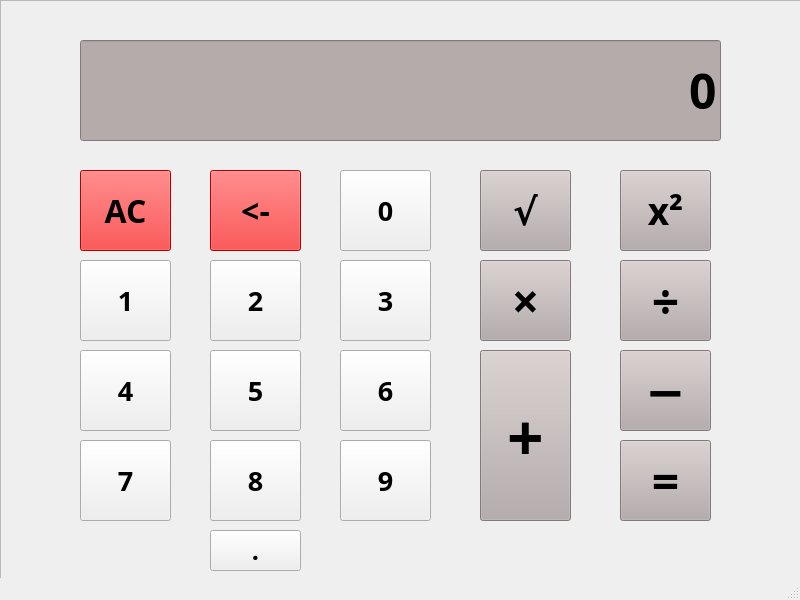
<?xml version="1.0" encoding="UTF-8"?>
<ui version="4.0">
 <class>MainWindow</class>
 <widget class="QMainWindow" name="MainWindow">
  <property name="geometry">
   <rect>
    <x>0</x>
    <y>0</y>
    <width>800</width>
    <height>600</height>
   </rect>
  </property>
  <property name="windowTitle">
   <string>MainWindow</string>
  </property>
  <widget class="QWidget" name="centralwidget">
   <widget class="QFrame" name="frame">
    <property name="geometry">
     <rect>
      <x>0</x>
      <y>0</y>
      <width>801</width>
      <height>591</height>
     </rect>
    </property>
    <property name="layoutDirection">
     <enum>Qt::LayoutDirection::LeftToRight</enum>
    </property>
    <property name="frameShape">
     <enum>QFrame::Shape::StyledPanel</enum>
    </property>
    <property name="frameShadow">
     <enum>QFrame::Shadow::Raised</enum>
    </property>
    <widget class="QLineEdit" name="Display">
     <property name="geometry">
      <rect>
       <x>80</x>
       <y>40</y>
       <width>641</width>
       <height>101</height>
      </rect>
     </property>
     <property name="palette">
      <palette>
       <active>
        <colorrole role="Button">
         <brush brushstyle="SolidPattern">
          <color alpha="255">
           <red>182</red>
           <green>171</green>
           <blue>171</blue>
          </color>
         </brush>
        </colorrole>
        <colorrole role="Base">
         <brush brushstyle="SolidPattern">
          <color alpha="255">
           <red>182</red>
           <green>171</green>
           <blue>171</blue>
          </color>
         </brush>
        </colorrole>
        <colorrole role="Window">
         <brush brushstyle="SolidPattern">
          <color alpha="255">
           <red>182</red>
           <green>171</green>
           <blue>171</blue>
          </color>
         </brush>
        </colorrole>
       </active>
       <inactive>
        <colorrole role="Button">
         <brush brushstyle="SolidPattern">
          <color alpha="255">
           <red>182</red>
           <green>171</green>
           <blue>171</blue>
          </color>
         </brush>
        </colorrole>
        <colorrole role="Base">
         <brush brushstyle="SolidPattern">
          <color alpha="255">
           <red>182</red>
           <green>171</green>
           <blue>171</blue>
          </color>
         </brush>
        </colorrole>
        <colorrole role="Window">
         <brush brushstyle="SolidPattern">
          <color alpha="255">
           <red>182</red>
           <green>171</green>
           <blue>171</blue>
          </color>
         </brush>
        </colorrole>
       </inactive>
       <disabled>
        <colorrole role="Button">
         <brush brushstyle="SolidPattern">
          <color alpha="255">
           <red>182</red>
           <green>171</green>
           <blue>171</blue>
          </color>
         </brush>
        </colorrole>
        <colorrole role="Base">
         <brush brushstyle="SolidPattern">
          <color alpha="255">
           <red>182</red>
           <green>171</green>
           <blue>171</blue>
          </color>
         </brush>
        </colorrole>
        <colorrole role="Window">
         <brush brushstyle="SolidPattern">
          <color alpha="255">
           <red>182</red>
           <green>171</green>
           <blue>171</blue>
          </color>
         </brush>
        </colorrole>
       </disabled>
      </palette>
     </property>
     <property name="font">
      <font>
       <family>Segoe UI Semibold</family>
       <pointsize>36</pointsize>
       <bold>true</bold>
      </font>
     </property>
     <property name="layoutDirection">
      <enum>Qt::LayoutDirection::RightToLeft</enum>
     </property>
     <property name="styleSheet">
      <string notr="true">background-color: rgb(182, 171, 171)</string>
     </property>
     <property name="text">
      <string>0</string>
     </property>
     <property name="alignment">
      <set>Qt::AlignmentFlag::AlignRight|Qt::AlignmentFlag::AlignTrailing|Qt::AlignmentFlag::AlignVCenter</set>
     </property>
     <property name="readOnly">
      <bool>true</bool>
     </property>
    </widget>
    <widget class="QPushButton" name="NumberOne">
     <property name="geometry">
      <rect>
       <x>80</x>
       <y>260</y>
       <width>91</width>
       <height>81</height>
      </rect>
     </property>
     <property name="font">
      <font>
       <family>Segoe UI Black</family>
       <pointsize>20</pointsize>
       <bold>true</bold>
      </font>
     </property>
     <property name="text">
      <string>1</string>
     </property>
     <property name="iconSize">
      <size>
       <width>20</width>
       <height>20</height>
      </size>
     </property>
    </widget>
    <widget class="QPushButton" name="NumberTwo">
     <property name="geometry">
      <rect>
       <x>210</x>
       <y>260</y>
       <width>91</width>
       <height>81</height>
      </rect>
     </property>
     <property name="font">
      <font>
       <family>Segoe UI Black</family>
       <pointsize>20</pointsize>
       <bold>true</bold>
      </font>
     </property>
     <property name="text">
      <string>2</string>
     </property>
     <property name="iconSize">
      <size>
       <width>20</width>
       <height>20</height>
      </size>
     </property>
    </widget>
    <widget class="QPushButton" name="NumberThree">
     <property name="geometry">
      <rect>
       <x>340</x>
       <y>260</y>
       <width>91</width>
       <height>81</height>
      </rect>
     </property>
     <property name="font">
      <font>
       <family>Segoe UI Black</family>
       <pointsize>20</pointsize>
       <bold>true</bold>
      </font>
     </property>
     <property name="text">
      <string>3</string>
     </property>
     <property name="iconSize">
      <size>
       <width>20</width>
       <height>20</height>
      </size>
     </property>
    </widget>
    <widget class="QPushButton" name="NumberFour">
     <property name="geometry">
      <rect>
       <x>80</x>
       <y>350</y>
       <width>91</width>
       <height>81</height>
      </rect>
     </property>
     <property name="font">
      <font>
       <family>Segoe UI Black</family>
       <pointsize>20</pointsize>
       <bold>true</bold>
      </font>
     </property>
     <property name="text">
      <string>4</string>
     </property>
     <property name="iconSize">
      <size>
       <width>20</width>
       <height>20</height>
      </size>
     </property>
    </widget>
    <widget class="QPushButton" name="NumberFive">
     <property name="geometry">
      <rect>
       <x>210</x>
       <y>350</y>
       <width>91</width>
       <height>81</height>
      </rect>
     </property>
     <property name="font">
      <font>
       <family>Segoe UI Black</family>
       <pointsize>20</pointsize>
       <bold>true</bold>
      </font>
     </property>
     <property name="text">
      <string>5</string>
     </property>
     <property name="iconSize">
      <size>
       <width>20</width>
       <height>20</height>
      </size>
     </property>
    </widget>
    <widget class="QPushButton" name="NumberSix">
     <property name="geometry">
      <rect>
       <x>340</x>
       <y>350</y>
       <width>91</width>
       <height>81</height>
      </rect>
     </property>
     <property name="font">
      <font>
       <family>Segoe UI Black</family>
       <pointsize>20</pointsize>
       <bold>true</bold>
      </font>
     </property>
     <property name="text">
      <string>6</string>
     </property>
     <property name="iconSize">
      <size>
       <width>20</width>
       <height>20</height>
      </size>
     </property>
    </widget>
    <widget class="QPushButton" name="NumberSeven">
     <property name="geometry">
      <rect>
       <x>80</x>
       <y>440</y>
       <width>91</width>
       <height>81</height>
      </rect>
     </property>
     <property name="font">
      <font>
       <family>Segoe UI Black</family>
       <pointsize>20</pointsize>
       <bold>true</bold>
      </font>
     </property>
     <property name="text">
      <string>7</string>
     </property>
     <property name="iconSize">
      <size>
       <width>20</width>
       <height>20</height>
      </size>
     </property>
    </widget>
    <widget class="QPushButton" name="NumberEight">
     <property name="geometry">
      <rect>
       <x>210</x>
       <y>440</y>
       <width>91</width>
       <height>81</height>
      </rect>
     </property>
     <property name="font">
      <font>
       <family>Segoe UI Black</family>
       <pointsize>20</pointsize>
       <bold>true</bold>
      </font>
     </property>
     <property name="text">
      <string>8</string>
     </property>
     <property name="iconSize">
      <size>
       <width>20</width>
       <height>20</height>
      </size>
     </property>
    </widget>
    <widget class="QPushButton" name="NumberNine">
     <property name="geometry">
      <rect>
       <x>340</x>
       <y>440</y>
       <width>91</width>
       <height>81</height>
      </rect>
     </property>
     <property name="font">
      <font>
       <family>Segoe UI Black</family>
       <pointsize>20</pointsize>
       <bold>true</bold>
      </font>
     </property>
     <property name="text">
      <string>9</string>
     </property>
     <property name="iconSize">
      <size>
       <width>20</width>
       <height>20</height>
      </size>
     </property>
    </widget>
    <widget class="QPushButton" name="Plus">
     <property name="geometry">
      <rect>
       <x>480</x>
       <y>350</y>
       <width>91</width>
       <height>171</height>
      </rect>
     </property>
     <property name="font">
      <font>
       <family>Segoe UI Semibold</family>
       <pointsize>48</pointsize>
       <bold>true</bold>
      </font>
     </property>
     <property name="styleSheet">
      <string notr="true">background-color: rgb(182, 171, 171)</string>
     </property>
     <property name="text">
      <string>+</string>
     </property>
     <property name="iconSize">
      <size>
       <width>20</width>
       <height>20</height>
      </size>
     </property>
    </widget>
    <widget class="QPushButton" name="Multiply">
     <property name="geometry">
      <rect>
       <x>480</x>
       <y>260</y>
       <width>91</width>
       <height>81</height>
      </rect>
     </property>
     <property name="font">
      <font>
       <family>Segoe UI Semibold</family>
       <pointsize>36</pointsize>
       <bold>true</bold>
      </font>
     </property>
     <property name="styleSheet">
      <string notr="true">background-color: rgb(182, 171, 171)</string>
     </property>
     <property name="text">
      <string>×</string>
     </property>
     <property name="iconSize">
      <size>
       <width>20</width>
       <height>20</height>
      </size>
     </property>
    </widget>
    <widget class="QPushButton" name="Equals">
     <property name="geometry">
      <rect>
       <x>620</x>
       <y>440</y>
       <width>91</width>
       <height>81</height>
      </rect>
     </property>
     <property name="font">
      <font>
       <family>Segoe UI Semibold</family>
       <pointsize>36</pointsize>
       <bold>true</bold>
      </font>
     </property>
     <property name="styleSheet">
      <string notr="true">background-color: rgb(182, 171, 171)</string>
     </property>
     <property name="text">
      <string>=</string>
     </property>
     <property name="iconSize">
      <size>
       <width>20</width>
       <height>20</height>
      </size>
     </property>
    </widget>
    <widget class="QPushButton" name="Minus">
     <property name="geometry">
      <rect>
       <x>620</x>
       <y>350</y>
       <width>91</width>
       <height>81</height>
      </rect>
     </property>
     <property name="font">
      <font>
       <family>Segoe UI Semibold</family>
       <pointsize>36</pointsize>
       <bold>true</bold>
      </font>
     </property>
     <property name="styleSheet">
      <string notr="true">background-color: rgb(182, 171, 171)</string>
     </property>
     <property name="text">
      <string>−</string>
     </property>
     <property name="iconSize">
      <size>
       <width>20</width>
       <height>20</height>
      </size>
     </property>
    </widget>
    <widget class="QPushButton" name="Divide">
     <property name="geometry">
      <rect>
       <x>620</x>
       <y>260</y>
       <width>91</width>
       <height>81</height>
      </rect>
     </property>
     <property name="font">
      <font>
       <family>Segoe UI Semibold</family>
       <pointsize>36</pointsize>
       <bold>true</bold>
      </font>
     </property>
     <property name="styleSheet">
      <string notr="true">background-color: rgb(182, 171, 171)</string>
     </property>
     <property name="text">
      <string>÷</string>
     </property>
     <property name="iconSize">
      <size>
       <width>20</width>
       <height>20</height>
      </size>
     </property>
    </widget>
    <widget class="QPushButton" name="Reset">
     <property name="geometry">
      <rect>
       <x>80</x>
       <y>170</y>
       <width>91</width>
       <height>81</height>
      </rect>
     </property>
     <property name="font">
      <font>
       <family>Segoe UI Semibold</family>
       <pointsize>24</pointsize>
       <bold>true</bold>
      </font>
     </property>
     <property name="styleSheet">
      <string notr="true">background-color: rgb(255, 0, 0)</string>
     </property>
     <property name="text">
      <string>AC</string>
     </property>
     <property name="iconSize">
      <size>
       <width>20</width>
       <height>20</height>
      </size>
     </property>
    </widget>
    <widget class="QPushButton" name="Backspace">
     <property name="geometry">
      <rect>
       <x>210</x>
       <y>170</y>
       <width>91</width>
       <height>81</height>
      </rect>
     </property>
     <property name="font">
      <font>
       <family>Segoe UI Semibold</family>
       <pointsize>24</pointsize>
       <bold>true</bold>
      </font>
     </property>
     <property name="styleSheet">
      <string notr="true">background-color: rgb(255, 0, 0)</string>
     </property>
     <property name="text">
      <string>&lt;-</string>
     </property>
     <property name="iconSize">
      <size>
       <width>20</width>
       <height>20</height>
      </size>
     </property>
    </widget>
    <widget class="QPushButton" name="NumberZero">
     <property name="geometry">
      <rect>
       <x>340</x>
       <y>170</y>
       <width>91</width>
       <height>81</height>
      </rect>
     </property>
     <property name="font">
      <font>
       <family>Segoe UI Black</family>
       <pointsize>20</pointsize>
       <bold>true</bold>
      </font>
     </property>
     <property name="text">
      <string>0</string>
     </property>
     <property name="iconSize">
      <size>
       <width>20</width>
       <height>20</height>
      </size>
     </property>
    </widget>
    <widget class="QPushButton" name="SquareRoot">
     <property name="geometry">
      <rect>
       <x>480</x>
       <y>170</y>
       <width>91</width>
       <height>81</height>
      </rect>
     </property>
     <property name="font">
      <font>
       <family>Segoe UI Semibold</family>
       <pointsize>28</pointsize>
       <bold>true</bold>
      </font>
     </property>
     <property name="styleSheet">
      <string notr="true">background-color: rgb(182, 171, 171)</string>
     </property>
     <property name="text">
      <string>√</string>
     </property>
     <property name="iconSize">
      <size>
       <width>20</width>
       <height>20</height>
      </size>
     </property>
    </widget>
    <widget class="QPushButton" name="Square">
     <property name="geometry">
      <rect>
       <x>620</x>
       <y>170</y>
       <width>91</width>
       <height>81</height>
      </rect>
     </property>
     <property name="font">
      <font>
       <family>Segoe UI Semibold</family>
       <pointsize>28</pointsize>
       <bold>true</bold>
      </font>
     </property>
     <property name="styleSheet">
      <string notr="true">background-color: rgb(182, 171, 171)</string>
     </property>
     <property name="text">
      <string>x²</string>
     </property>
     <property name="iconSize">
      <size>
       <width>20</width>
       <height>20</height>
      </size>
     </property>
    </widget>
    <widget class="QPushButton" name="Decimal">
     <property name="geometry">
      <rect>
       <x>210</x>
       <y>530</y>
       <width>91</width>
       <height>41</height>
      </rect>
     </property>
     <property name="font">
      <font>
       <family>Segoe UI Semibold</family>
       <pointsize>19</pointsize>
       <bold>true</bold>
      </font>
     </property>
     <property name="styleSheet">
      <string notr="true"/>
     </property>
     <property name="text">
      <string>.</string>
     </property>
     <property name="iconSize">
      <size>
       <width>20</width>
       <height>20</height>
      </size>
     </property>
    </widget>
   </widget>
  </widget>
  <widget class="QStatusBar" name="statusbar"/>
 </widget>
 <resources/>
 <connections/>
</ui>
